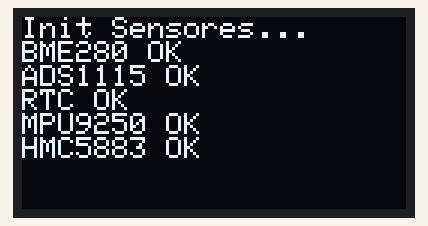
The program below on a simulated ESP32. On the bench: 128×64 one-colour display.

Above: at 1.7 s.

The program:

main.cpp
```cpp
#include <Arduino.h>
#include <Wire.h>
#include "sensors.h"

// put function declarations here:

void setup()
{
  Wire.begin();
  Serial.begin(115200);

  if (!display.begin(SSD1306_SWITCHCAPVCC, ADDR_OLED))
  {
    Serial.println(F("Error inicializando OLED"));
    for (;;)
      ;
  }
  display.clearDisplay();
  display.setTextSize(1);
  display.setTextColor(SSD1306_WHITE);
  display.setCursor(0, 0);
  display.println(F("Inicio..."));
  display.display();

  // Escaneo I2C
  scanI2CDevices();

  // Inicializar sensores
  initSensors();

  // Verificar RTC
  checkRTC(); // put your setup code here, to run once:
}

void loop()
{
}

// put function definitions here:
```

sensors.h
```cpp
#ifndef SENSORS_H
#define SENSORS_H

#include <Arduino.h>
#include <Wire.h>
#include <Adafruit_Sensor.h>
#include <Adafruit_BME280.h>
#include <Adafruit_SSD1306.h>
#include <Adafruit_ADS1X15.h>
#include <RTClib.h>
#include <MPU9250_WE.h>
#include <Adafruit_HMC5883_U.h>

// Direcciones I2C conocidas
#define ADDR_HMC5883 0x0D
#define ADDR_OLED 0x3C
#define ADDR_ADS1115 0x48
#define ADDR_EEPROM 0x57
#define ADDR_RTC 0x68
#define ADDR_MPU 0x69
#define ADDR_BME280 0x76

// Pantalla
#define SCREEN_WIDTH 128
#define SCREEN_HEIGHT 64

// Objetos globales de sensores
extern Adafruit_SSD1306 display;
extern Adafruit_BME280 bme;
extern Adafruit_ADS1115 ads;
extern RTC_DS3231 rtc;
extern MPU9250_WE mpu;
extern Adafruit_HMC5883_Unified mag;

bool scanI2CDevices();
bool initSensors();
bool checkRTC();

#endif
```

sensors.cpp
```cpp
#include "sensors.h"

// Objetos globales
Adafruit_SSD1306 display(SCREEN_WIDTH, SCREEN_HEIGHT, &Wire, -1);
Adafruit_BME280 bme;
Adafruit_ADS1115 ads;
RTC_DS3231 rtc;
MPU9250_WE mpu = MPU9250_WE(ADDR_MPU);
Adafruit_HMC5883_Unified mag = Adafruit_HMC5883_Unified(12345);

// ---------------------------------------------------
// Escaneo I2C
// ---------------------------------------------------
bool scanI2CDevices()
{
    display.clearDisplay();
    display.setTextSize(1);
    display.setTextColor(SSD1306_WHITE);
    display.setCursor(0, 0);
    display.println(F("Escaneo I2C..."));
    display.display();

    byte error, address;
    int nDevices = 0;

    for (address = 1; address < 127; address++)
    {
        Wire.beginTransmission(address);
        error = Wire.endTransmission();

        if (error == 0)
        {
            display.printf("I2C: 0x%02X\n", address);
            nDevices++;
        }
    }

    if (nDevices == 0)
    {
        display.println(F("No se encontraron dispositivos"));
    }

    display.display();
    delay(1500);

    return nDevices > 0;
}

// ---------------------------------------------------
// Inicialización de sensores
// ---------------------------------------------------
bool initSensors()
{
    bool ok = true;
    display.clearDisplay();
    display.setCursor(0, 0);
    display.println(F("Init Sensores..."));

    // BME280
    if (!bme.begin(ADDR_BME280))
    {
        display.println(F("BME280 FAIL"));
        ok = false;
    }
    else
        display.println(F("BME280 OK"));

    // ADS1115
    if (!ads.begin())
    {
        display.println(F("ADS1115 FAIL"));
        ok = false;
    }
    else
        display.println(F("ADS1115 OK"));

    // RTC
    if (!rtc.begin())
    {
        display.println(F("RTC FAIL"));
        ok = false;
    }
    else
        display.println(F("RTC OK"));

    // MPU9250
    if (!mpu.init())
    {
        display.println(F("MPU9250 FAIL"));
        ok = false;
    }
    else
        display.println(F("MPU9250 OK"));

    // Magnetómetro HMC5883
    if (!mag.begin())
    {
        display.println(F("HMC5883 FAIL"));
        ok = false;
    }
    else
        display.println(F("HMC5883 OK"));

    display.display();
    delay(1500);

    return ok;
}

// ---------------------------------------------------
// Verificar estado del RTC
// ---------------------------------------------------
bool checkRTC()
{
    if (rtc.lostPower())
    {
        display.clearDisplay();
        display.setCursor(0, 0);
        display.println(F("RTC sin hora"));
        display.println(F("Ajustar manualmente"));
        display.display();
        return false;
    }
    return true;
}
```
